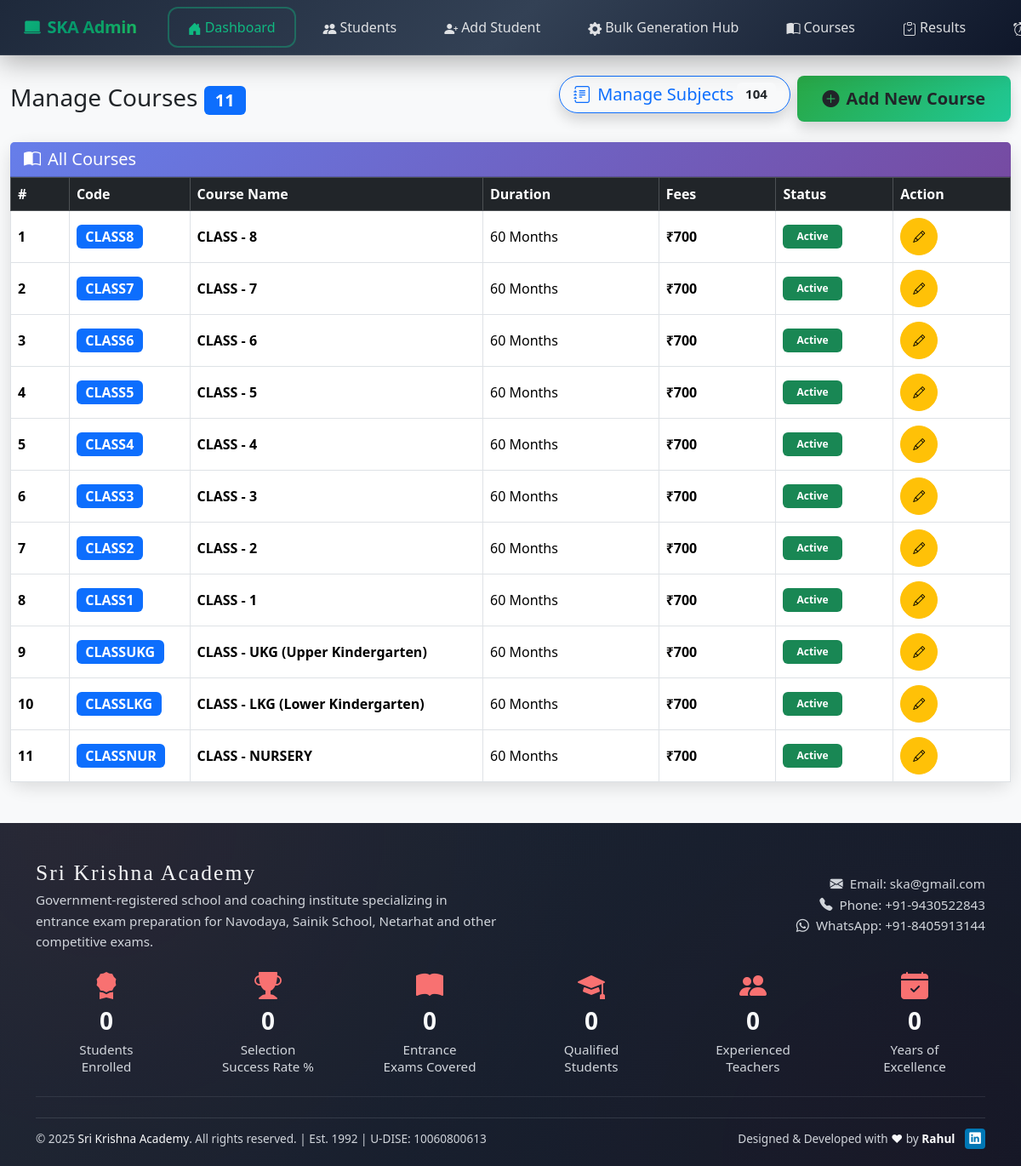
The app's page /admin/courses.php (signed in) with its own data.
### tables this page shows
CREATE TABLE `courses` (
  `id` int(11) NOT NULL,
  `course_code` varchar(20) NOT NULL,
  `course_name` varchar(100) NOT NULL,
  `duration` varchar(30) NOT NULL,
  `fees` decimal(8,2) NOT NULL,
  `is_active` tinyint(1) DEFAULT 1 COMMENT '1-Active\r\n0-Inactive',
  `created_at` datetime DEFAULT current_timestamp()
);

### admin/courses.php (the view, shortened to what this page needs)
<?php
include '../includes/db.php';
?>
<?php include 'header.php'; ?>
<!DOCTYPE html>
<html lang="en">
<head>
    <link href="https://cdn.jsdelivr.net/npm/bootstrap@5.3.3/dist/css/bootstrap.min.css" rel="stylesheet">
    <link href="https://cdn.jsdelivr.net/npm/bootstrap-icons@1.11.0/font/bootstrap-icons.css" rel="stylesheet">
</head>
<body>
    <div class="container-fluid mt-4 mb-5">
        <div class="d-flex justify-content-between align-items-center mb-4">
            <h3 class="mb-0">Manage Courses
                <span
                    class="badge bg-primary fs-5"><?= $pdo->query("SELECT COUNT(*) FROM courses")->fetchColumn() ?></span>
            </h3>
            <div class="d-flex gap-2">
                <a href="subject-management" class="btn btn-outline-primary btn-lg shadow btn-rounded"
                    title="Manage Subjects">
                    <i class="bi bi-journal-text me-2"></i>Manage Subjects
                    <span
                        class="badge bg-light text-dark ms-1"><?= $pdo->query("SELECT COUNT(*) FROM subjects")->fetchColumn() ?></span>
                </a>
                <button class="btn btn-lg add-btn shadow" data-bs-toggle="modal" data-bs-target="#addModal">
                    <i class="bi bi-plus-circle-fill me-2 fs-5"></i>Add New Course
                </button>
            </div>
        </div>
        <div class="card section-card">
            <div class="card-header card-header-main d-flex justify-content-between align-items-center">
                <h5 class="mb-0"><i class="bi bi-book-half me-2"></i>All Courses</h5>
            </div>
            <div class="card-body p-0">
                <div class="table-responsive">
                    <table class="table table-hover table-bordered align-middle mb-0">
                        <thead class="table-dark">
                            <tr>
                                <th style="width:5%">#</th>
                                <th style="width:10%">Code</th>
                                <th style="width:25%">Course Name</th>
                                <th style="width:15%">Duration</th>
                                <th style="width:10%">Fees</th>
                                <th style="width:10%">Status</th>
                                <th style="width:10%">Action</th>
                            </tr>
                        </thead>
                        <tbody>
                            <?php
                            $courses = $pdo->query("SELECT * FROM courses ORDER BY id DESC")->fetchAll();
                            foreach ($courses as $i => $c) {
                                $status = $c['is_active'] == 1 ?
                                    '<span class="badge bg-success px-3 py-2">Active</span>' :
                                    '<span class="badge bg-danger px-3 py-2">Inactive</span>';
                                echo "<tr>
                                <td><strong>" . ($i + 1) . "</strong></td>
                                <td><span class='badge bg-primary fs-6'>" . htmlspecialchars($c['course_code']) . "</span></td>
                                <td><strong>" . htmlspecialchars($c['course_name']) . "</strong></td>
                                <td>" . htmlspecialchars($c['duration']) . "</td>
                                <td><strong>₹" . number_format($c['fees']) . "</strong></td>
                                <td>$status</td>
                                <td>
                                    <div class='btn-group' role='group'>
                                        <button class='btn btn-sm btn-warning btn-rounded'
                                                onclick='editCourse(" . json_encode($c) . ")'
                                                title='Edit Course'>
                                            <i class='bi bi-pencil'></i>
                                        </button>
                                    </div>
                                </td>
                            </tr>";
                            }
                            ?>
                        </tbody>
                    </table>
                </div>
            </div>
        </div>
    </div>
    <?php include '../includes/footer.php'; ?>
</body>
</html>

### admin/courses.php (style rules this page uses)
body { background: #f8f9fa; }
.section-card { box-shadow: 0 6px 20px rgba(0, 0, 0, 0.12); border-radius: 16px; border: none; }
.card-header-main { background: linear-gradient(135deg, #667eea, #764ba2); color: white; font-weight: 600; border-radius: 16px 16px 0 0; }
.btn-rounded { border-radius: 50px; transition: all 0.3s ease; min-width: 44px; height: 44px; display: inline-flex; align-items: center; justify-content: center; }
.table thead th { vertical-align: middle; }
.add-btn { background: linear-gradient(135deg, #28a745, #20c997) !important; border: none; box-shadow: 0 6px 20px rgba(40, 167, 69, 0.3); font-weight: 600; padding: 12px 30px; }

### records on screen
courses: course_code "CLASS8", course_name "CLASS - 8", duration "60 Months", fees "700", is_active "Active"
courses: course_code "CLASS7", course_name "CLASS - 7", duration "60 Months", fees "700", is_active "Active"
courses: course_code "CLASS6", course_name "CLASS - 6", duration "60 Months", fees "700", is_active "Active"
courses: course_code "CLASS5", course_name "CLASS - 5", duration "60 Months", fees "700", is_active "Active"
courses: course_code "CLASS4", course_name "CLASS - 4", duration "60 Months", fees "700", is_active "Active"
courses: course_code "CLASS3", course_name "CLASS - 3", duration "60 Months", fees "700", is_active "Active"
courses: course_code "CLASS2", course_name "CLASS - 2", duration "60 Months", fees "700", is_active "Active"
courses: course_code "CLASS1", course_name "CLASS - 1", duration "60 Months", fees "700", is_active "Active"
courses: course_code "CLASSUKG", course_name "CLASS - UKG (Upper Kindergarten)", duration "60 Months", fees "700", is_active "Active"
courses: course_code "CLASSLKG", course_name "CLASS - LKG (Lower Kindergarten)", duration "60 Months", fees "700", is_active "Active"
courses: course_code "CLASSNUR", course_name "CLASS - NURSERY", duration "60 Months", fees "700", is_active "Active"

### other values on screen
$pdo->query("SELECT COUNT(*) FROM courses")->fetchColumn() "11"
$pdo->query("SELECT COUNT(*) FROM subjects")->fetchColumn() "104"
